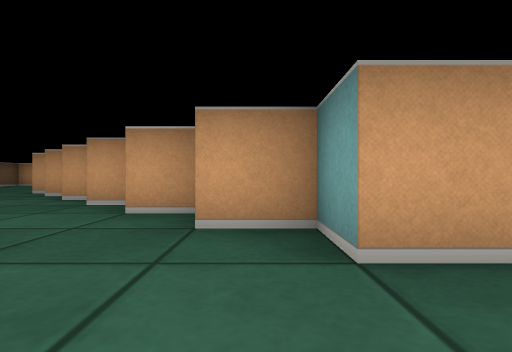
view 1 (above)

15 first-person views from a walk through a cub3D maze. The camera is about half as high as the walls, looks level and sees 80° across. The floor is counted in squares. Each view is taken from the middle of a square. On the plan, view 1 faces up. The plan holds only what a view shows up to about 9 squares ahead; the rest is blank.

view 2
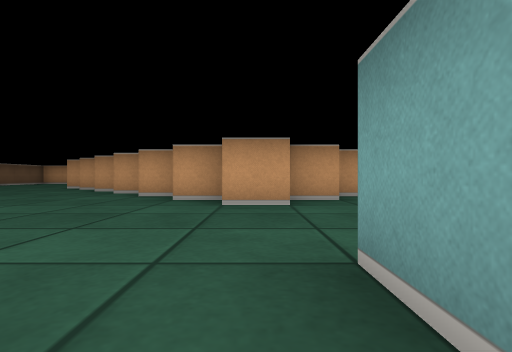

view 3
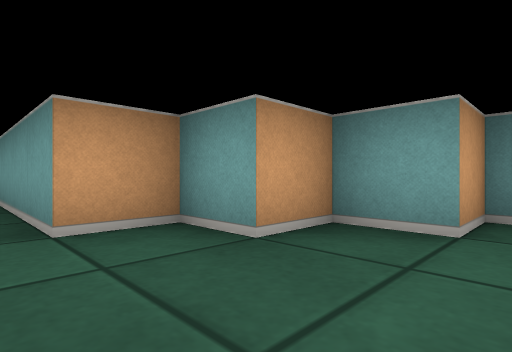

view 4
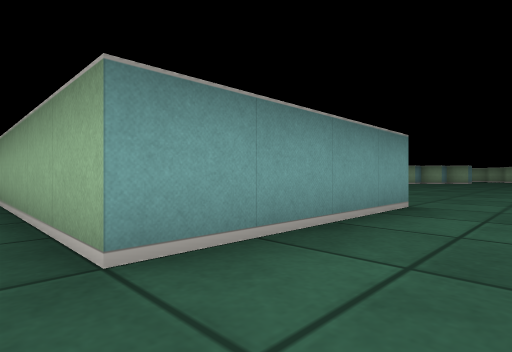

view 5
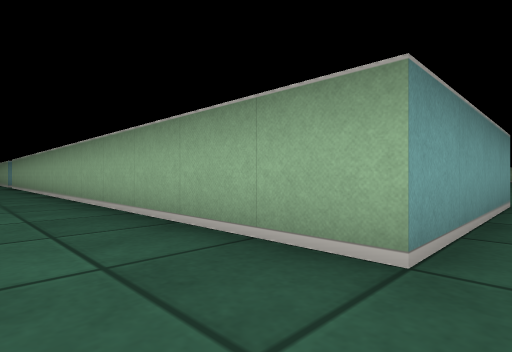

view 6
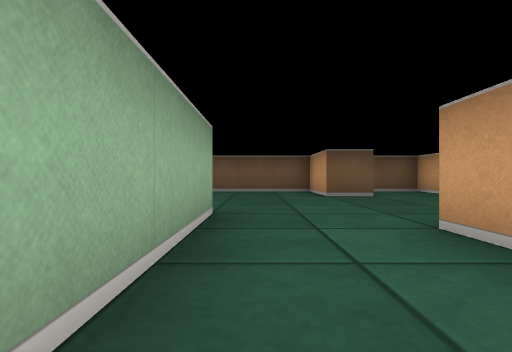

view 7
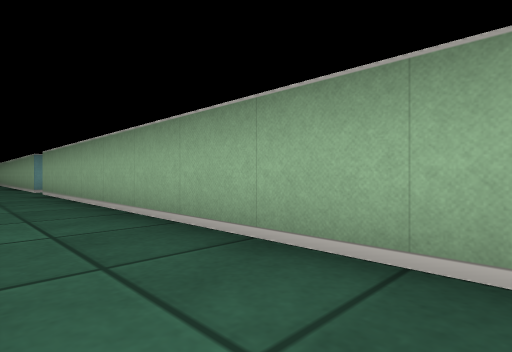

view 8
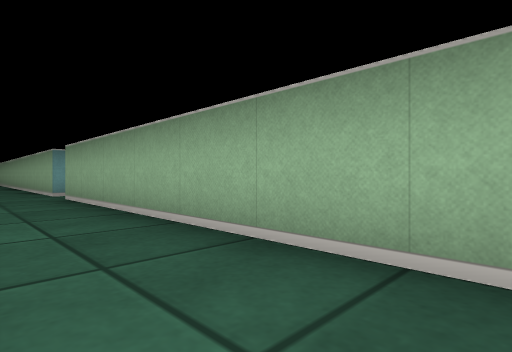

view 9
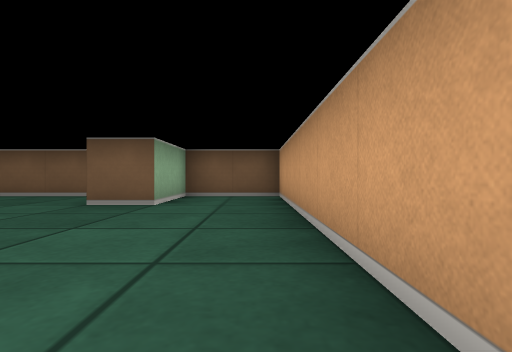

view 10
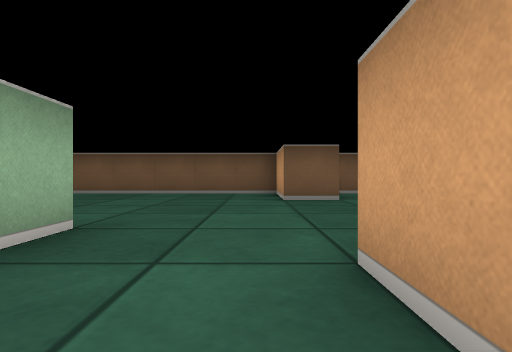

view 11
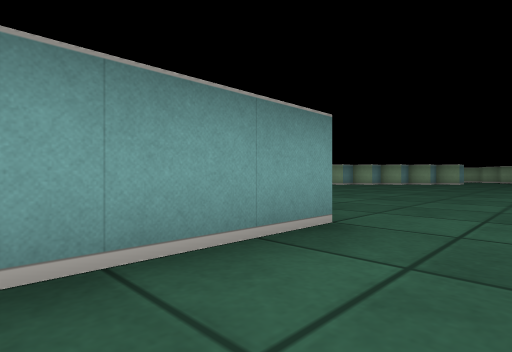

view 12
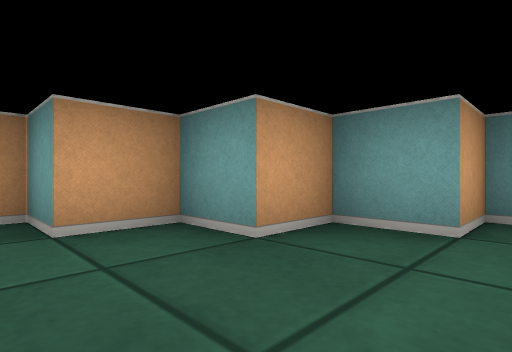

view 13
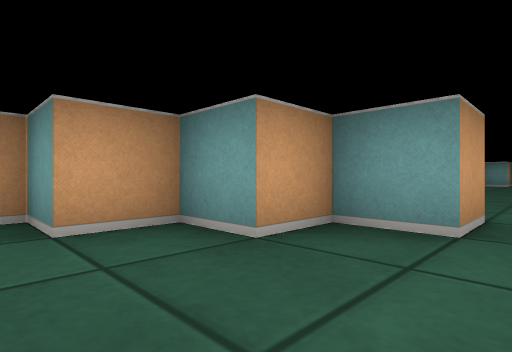

view 14
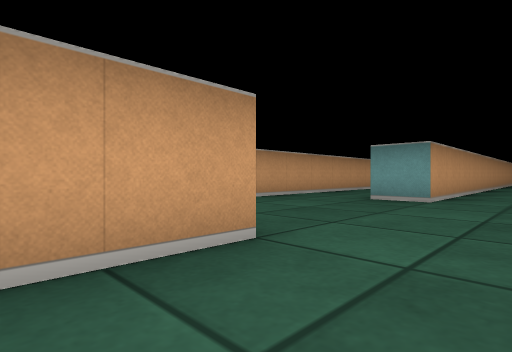

view 15
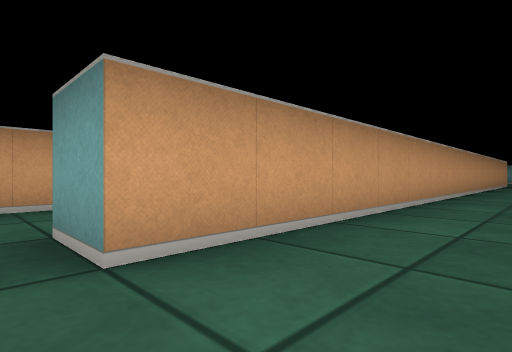

### Floor plan
Points are (right, up) in squares from view 1. A wall is a line through its corners. A room is listed if a view was taken in it or the views show most of it. See-through windows are left out.
Room 1 (views 1, 2, 3, 4, 5, 6, 7, 8, 10, 11, 12, 13, 14, 15)
walls: (1.5, 1.5) (0.5, 1.5) (0.5, 2.5) (-0.5, 2.5) (-0.5, 3.5) (-1.5, 3.5) (-1.5, 4.5) (-2.5, 4.5) (-2.5, 5.5) (-3.5, 5.5) (-3.5, 6.5) (-4.5, 6.5) (-4.5, 7.5) (-5.5, 7.5) (-5.5, 11.5) (7.5, 11.5); (1.5, -2.5) (1.5, -1.5); (-4.5, 16.5) (-10.5, 16.5) (-10.5, 14.5) (-8.5, 14.5) (-8.5, 13.5) (-10.5, 13.5) (-10.5, 8.5); (6.2, 13.5) (-4.5, 13.5) (-4.5, 14.5); (8.5, 11.5) (10.5, 11.5)
ways out: opening at (-5, 15.5) to room 2; opening at (9.5, 12.5) to room 2; opening at (1, 0); opening at (8, 12)
Room 2 (view 9)
walls: (10.5, 11.5) (12.2, 11.5); (-1.8, 16.5) (-4.5, 16.5)
ways out: opening at (-5, 15.5) to room 1; opening at (9.5, 12.5) to room 1

Positions as (right, up) in squares from view 1, and headings:
1: (0, 0), facing up
2: (1, -3), facing up
3: (-6, 5), facing up-right
4: (-7, 12), facing down-right
5: (-6, 13), facing down-right
6: (-2, 12), facing left
7: (-1, 13), facing down-right
8: (1, 13), facing down-right
9: (-4, 16), facing left
10: (-3, 13), facing left
11: (-7, 10), facing down-right
12: (-4, 3), facing up-right
13: (-2, 1), facing up-right
14: (-10, 12), facing up-right
15: (-5, 12), facing up-right
